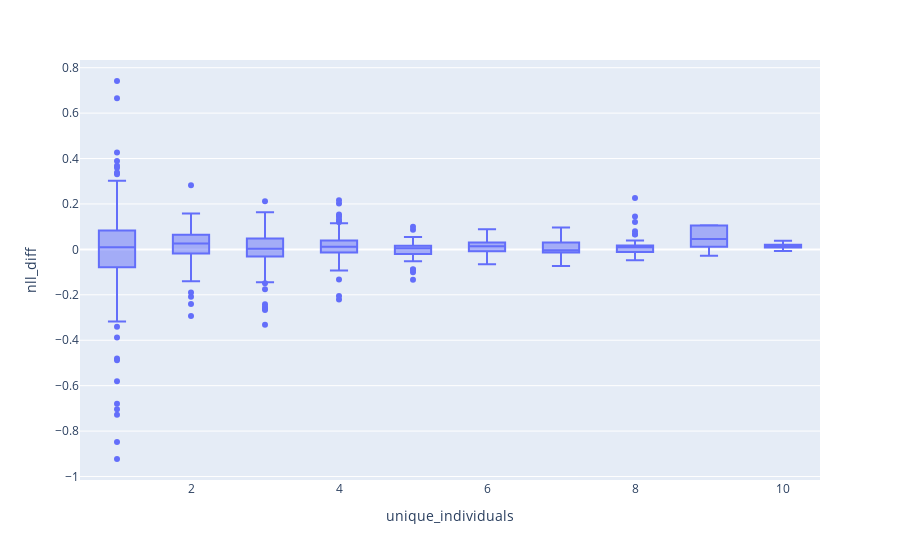

Here is the notebook cell this chart was saved with:
### Code cell
counts = data.groupby(key_cols)['_individual'].nunique().reset_index().rename(columns={'_individual': 'unique_individuals'})
px.box(
    df.merge(counts), x='unique_individuals', y='nll_diff'
)

### Figure 1 — Plotly figure (JSON) as saved in the notebook; plotly's stock layout.template omitted (floating-point values rounded to 4 significant figures; data arrays with more than 128 entries replaced by an {"elided": "..."} marker saying what was removed)
{"data": [{"alignmentgroup": "True", "hovertemplate": "unique_individuals=%{x}<br>nll_diff=%{y}<extra></extra>", "legendgroup": "", "marker": {"color": "#636efa"}, "name": "", "notched": false, "offsetgroup": "", "orientation": "v", "showlegend": false, "type": "box", "x": {"elided": "836 int values"}, "x0": " ", "xaxis": "x", "y": {"elided": "836 float values"}, "y0": " ", "yaxis": "y"}], "layout": {"boxmode": "group", "legend": {"tracegroupgap": 0}, "margin": {"t": 60}, "xaxis": {"anchor": "y", "domain": [0, 1], "title": {"text": "unique_individuals"}}, "yaxis": {"anchor": "x", "domain": [0, 1], "title": {"text": "nll_diff"}}}}
